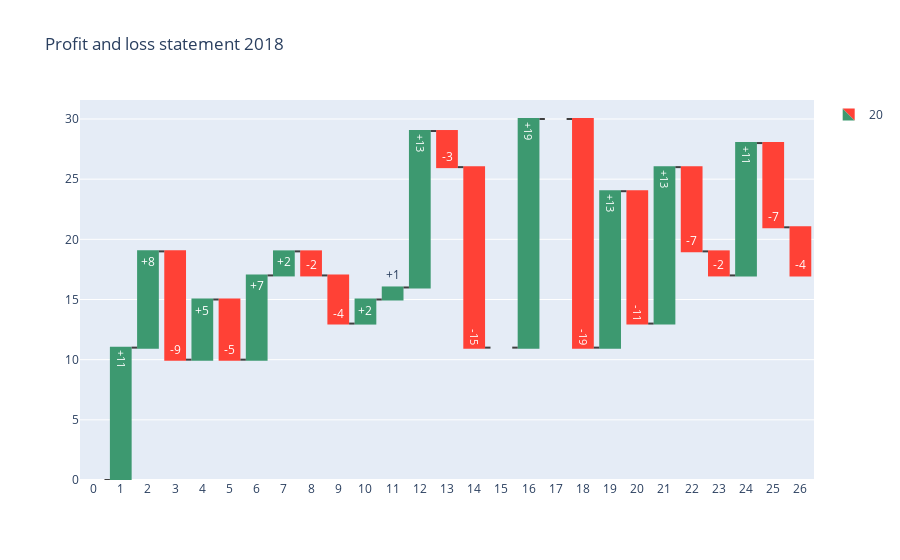

The code cell stored with this chart in its notebook:
### Code cell
fig = go.Figure(go.Waterfall(
    y = df['CSAT Diff'].to_list(),
    x = [str(x) for x in df.index.values],

    name = "20", orientation = "v",
    # measure = ["relative", "relative", "total", "relative", "relative", "total"],
    # textposition = "outside",
    text = ["+"+str(round(x)) if x > 0 else str(round(x)) for x in df['CSAT Diff'] ],
    connector = {"line":{"color":"rgb(63, 63, 63)"}},
))

fig.update_layout(
        title = "Profit and loss statement 2018",
        showlegend = True
)

fig.show()

### Figure 1 — Plotly figure (JSON) as saved in the notebook; plotly's stock layout.template omitted (floating-point values rounded to 4 significant figures)
{"data": [{"connector": {"line": {"color": "rgb(63, 63, 63)"}}, "name": "20", "orientation": "v", "text": ["0", "+11", "+8", "-9", "+5", "-5", "+7", "+2", "-2", "-4", "+2", "+1", "+13", "-3", "-15", "0", "+19", "0", "-19", "+13", "-11", "+13", "-7", "-2", "+11", "-7", "-4"], "type": "waterfall", "x": ["0", "1", "2", "3", "4", "5", "6", "7", "8", "9", "10", "11", "12", "13", "14", "15", "16", "17", "18", "19", "20", "21", "22", "23", "24", "25", "26"], "y": [0, 11, 8, -9, 5, -5, 7, 2, -2, -4, 2, 1, 13, -3, -15, 0, 19, 0, -19, 13, -11, 13, -7, -2, 11, -7, -4]}], "layout": {"showlegend": true, "title": {"text": "Profit and loss statement 2018"}}}
